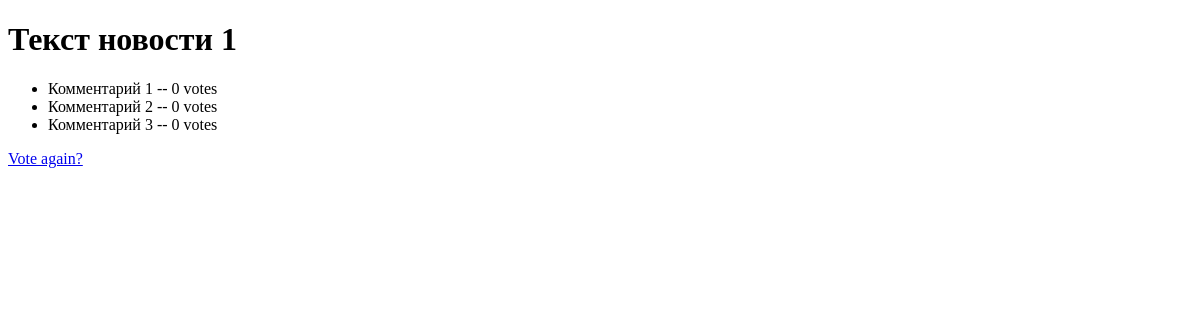
Page /blog_app/1/results/ on the earlier database version.
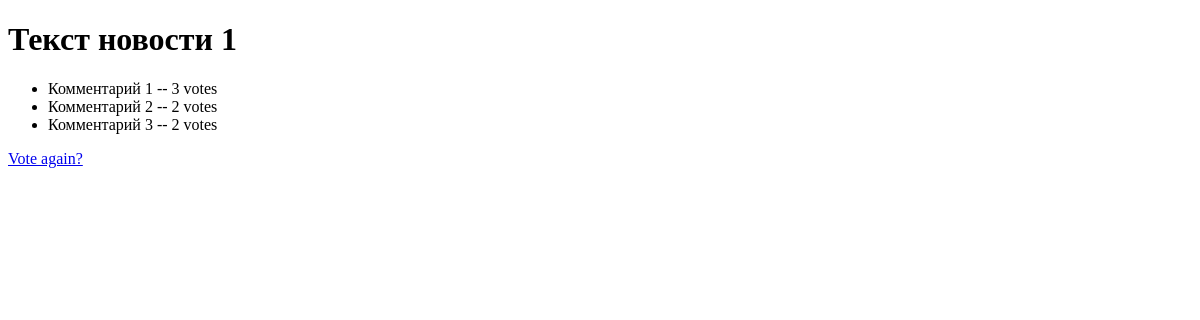
Same page on the later database version.
### blog_app/models.py (models this page shows, shortened)
class Post(models.Model):
    post_title = models.CharField(max_length=100, verbose_name='Заголовок новости')
    post_text = models.CharField(max_length=500, verbose_name='Текст новости')
    pub_date = models.DateTimeField('date published')
    def was_published_recently(self):
        now = timezone.now()
        return now - datetime.timedelta(days=1) <= self.pub_date <= now
    was_published_recently.admin_order_field = 'pub_date'
    was_published_recently.boolean = True
    was_published_recently.short_description = 'Published recently?'

class Comment(models.Model):
    post = models.ForeignKey(Post)
    comment_text = models.CharField(max_length=256)
    votes = models.IntegerField(default=0)

### blog_app/views.py (the view)
# urls.py: url(r'^(?P<pk>[0-9]+)/results/$', views.ResultsView.as_view(), name='results'),
class ResultsView(generic.DetailView):
    model = Post
    template_name = 'blog_app/results.html'

### blog_app/templates/blog_app/results.html
{% extends "blog_app/template.html" %}
{% block content %}
    <h1>{{ post.post_text }}</h1>
    <ul>
        {% for comment in post.comment_set.all %}
            <li>{{ comment.comment_text }} -- {{ comment.votes }} vote{{ comment.votes|pluralize }}</li>
        {% endfor %}
    </ul>
    <a href="{% url 'blog_app:detail' post.id %}">Vote again?</a>
{% endblock %}

### blog_app/templates/blog_app/template.html (shortened to what this page needs)
<!DOCTYPE html>
<html>
<head lang="en">
    {% load staticfiles %}
    {% block head %}
        <link rel="stylesheet" type="text/css" href="{% static 'blog_app/style.css' %}"/>
    {% endblock %}
</head>
<body>
{% block content %}
{% endblock %}
</body>
</html>

Differences in the rows shown:
changed Comment "Комментарий 1": votes "0" → "3"
changed Comment "Комментарий 2": votes "0" → "2"
changed Comment "Комментарий 3": votes "0" → "2"
